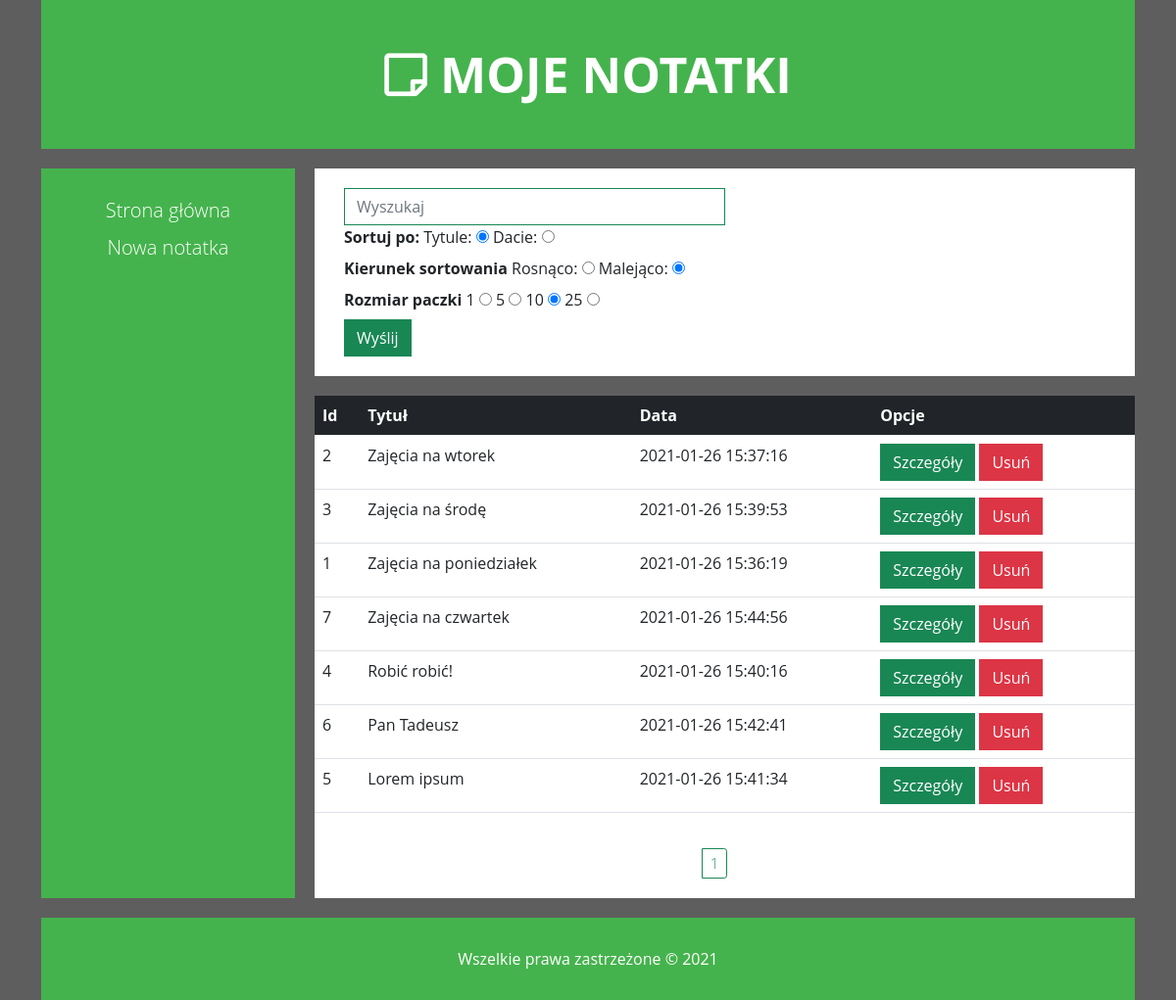
The page / on the database its author committed.
### tables this page shows
CREATE TABLE `notes` (
  `id` int(11) NOT NULL,
  `title` varchar(150) NOT NULL,
  `description` text NOT NULL,
  `created` datetime NOT NULL
);

### src/View.php (called while the page is built, shortened)
<?php
class View
{
    public function render(string $page, array $params = []): void
    {
        $params = $this->escape($params);
        require_once("templates/layout.php");
    }
    private function escape(array $params): array
    {
        $clearParams = [];
        foreach ($params as $key => $param) {
            switch (true) {
                case is_array($param):
                    $clearParams[$key] = $this->escape($param);
                    break;
                case is_int($param):
                    $clearParams[$key] = $param;
                    break;
                case $param:
                    $clearParams[$key] = htmlentities($param);
                    break;
                default:
                    $clearParams[$key] = $param;
                    break;
            }
        }
    return $clearParams;
    }
}

### src/Controller/NoteController.php (called while the page is built, shortened)
<?php
class NoteController extends AbstractController
{
    public function listAction(): void
    {
        $phrase = $this->request->getParam('phrase');
        $pageNumber = (int) $this->request->getParam('page', 1);
        $pageSize = (int) $this->request->getParam('pagesize', self::PAGE_SIZE);
        $sortBy = $this->request->getParam('sortby', 'title');
        $sortOrder = $this->request->getParam('sortorder', 'desc');
        if ($phrase) {
            $noteList = $this->noteModel->search($phrase, $pageNumber, $pageSize, $sortBy, $sortOrder);
            $notes = $this->noteModel->searchCount($phrase);
        } else {
            $noteList = $this->noteModel->list($pageNumber, $pageSize, $sortBy, $sortOrder);
            $notes = $this->noteModel->count();
        }
        $this->view->render(
            'list',
            [
                'page' => [
                    'number' => $pageNumber,
                    'size' => $pageSize,
                    'pages' => (int) ceil($notes / $pageSize)
                ],
                'phrase' => $phrase,
                'sort' => ['by' => $sortBy, 'order' => $sortOrder],
                'notes' => $noteList,
                'before' => $this->request->getParam('before'),
                'error' => $this->request->getParam('error')
            ]
        );
    }
}

### src/Controller/AbstractController.php (called while the page is built, shortened)
<?php
abstract class AbstractController
{
    private static array $configuration = [];
    protected Request $request;
    protected View $view;
    public static function initConfiguration(array $configuration): void
    {
        self::$configuration = $configuration;
    }
    public function __construct(Request $request)
    {
        $this->noteModel = new NoteModel(self::$configuration['db']);
        $this->request = $request;
        $this->view = new View();
    }
    final public function run(): void
    {
        try {
            $action = $this->action() . 'Action';
            $this->$action();
        } catch (StorageException $e) {
            $this->view->render('error', ['message' => $e->getMessage()]);
        } catch (NotFoundException $e) {
            $this->redirect('index.php', ['error' => 'noteNotFound']);
        }
    }
    final private function action(): string
    {
        return $this->request->getParam('action', self::DEFAULT_ACTION);
    }
}

### index.php (called while the page is built, shortened)
<?php
spl_autoload_register(function (string $classNamespace) {
    $path = str_replace(['\\', 'App/'], ['/', ''], $classNamespace);
    $path = "src/$path.php";
});
$request = new Request($_GET, $_POST, $_SERVER);
try {
    (new NoteController($request))->run();
} catch (ConfigurationException $e) {
    echo '<h1>Wystąpił błąd w aplikacji</h1>';
    echo 'Problem z applikacją, proszę spróbować za chwilę.';
} catch (AppException $e) {
    echo '<h1>Wystąpił błąd w aplikacji</h1>';
    echo '<h3>' . $e->getMessage() . '</h3>';
} catch (\Throwable $e) {
    echo '<h1>Wystąpił błąd w aplikacji</h1>';
    dump($e);
}

### src/Model/AbstractModel.php (called while the page is built, shortened)
<?php
abstract class AbstractModel
{
    private function createConnection(array $config): void
    {
        $dsn = "mysql:dbname={$config['database']};host={$config['host']}";
        $this->conn = new PDO(
            $dsn,
            $config['user'],
            $config['password'],
            [
                PDO::ATTR_ERRMODE => PDO::ERRMODE_EXCEPTION
            ]
        );
    }
}

### src/Model/NoteModel.php (called while the page is built, shortened)
<?php
class NoteModel extends AbstractModel implements ModelInterface
{
    public function list(
        int $pageNumber,
        int $pageSize,
        string $sortBy,
        string $sortOrder
    ): array {
        return $this->findBy(null, $pageNumber, $pageSize, $sortBy, $sortOrder);
    }
    private function findBy(
        ?string $phrase,
        int $pageNumber,
        int $pageSize,
        string $sortBy,
        string $sortOrder
    ): array {
        try {
            $limit = $pageSize;
            $offset = ($pageNumber - 1) * $pageSize;
            $wherePart = '';
            $query = "
                SELECT id, title, created
                FROM notes
                $wherePart
                ORDER BY $sortBy $sortOrder
                LIMIT $offset, $limit
            ";
            $result = $this->conn->query($query);
            return $result->fetchAll(PDO::FETCH_ASSOC);
        } catch (Throwable $e) {
            throw new StorageException('Nie udało się pobrać notatek', 400, $e);
        }
    }
}

### src/Request.php (called while the page is built, shortened)
<?php
class Request
{
    private array $get = [];
    public function __construct(array $get, array $post, array $server)
    {
        $this->get = $get;
    }
    public function getParam(string $name, $default = null)
    {
        return $this->get[$name] ?? $default;
    }
}

### templates/pages/list.php (the view, shortened to what this page needs)
<?php
    $sort = $params['sort'] ?? [];
    $by = $sort['by'] ?? 'title';
    $order = $sort['order'] ?? 'desc';
    $page = $params['page'] ?? [];
    $size = $page['size'] ?? 10;
    $pages = $page['pages'] ?? 1;
    $phrase = $params['phrase'] ?? null;
?>
<nav class="border-settings">
    <form class="settings-form" action="index.php" method="GET">
        <div>
            <input class="form-control w-50 border-success" type="search" placeholder="Wyszukaj" aria-label="Search" name="phrase" value="<?php echo $phrase ?>">
        </div>
        <div>
            <b>Sortuj po: </b>
            <label>Tytule: <input name="sortby" type="radio" value="title" <?php echo $by === 'title' ? 'checked' : '' ?> /></label>
            <label>Dacie: <input name="sortby" type="radio" value="created" <?php echo $by === 'created' ? 'checked' : '' ?> /></label>
        </div>
        <div class="pt-2">
            <b>Kierunek sortowania </b>
            <label>Rosnąco: <input name="sortorder" type="radio" value="asc" <?php echo $order === 'asc' ? 'checked' : '' ?> /></label>
            <label>Malejąco: <input name="sortorder" type="radio" value="desc" <?php echo $order === 'desc' ? 'checked' : '' ?> /></label>
        </div>
        <div class="pt-2">
            <b>Rozmiar paczki </b>
            <label>1 <input name="pagesize" type="radio" value="1" <?php echo $size === 1 ? 'checked' : '' ?> /></label>
            <label>5 <input name="pagesize" type="radio" value="5" <?php echo $size === 5 ? 'checked' : '' ?> /></label>
            <label>10 <input name="pagesize" type="radio" value="10" <?php echo $size === 10 ? 'checked' : '' ?> /></label>
            <label>25 <input name="pagesize" type="radio" value="25" <?php echo $size === 25 ? 'checked' : '' ?> /></label>
        </div>
        <div class="pt-2">
            <button type="submit" class="btn btn-success">Wyślij</button>
        </div>
    </form>
</nav>
<table class="table">
    <thead class="table-dark">
        <tr>
            <th>Id</th>
            <th>Tytuł</th>
            <th>Data</th>
            <th>Opcje</th>
        </tr>
    </thead>
    <tbody>
        <?php foreach ($params['notes'] ?? [] as $note) : ?>
        <tr>
            <td><?php echo $note['id'] ?></td>
            <td><?php echo $note['title'] ?></td>
            <td><?php echo $note['created'] ?></td>
            <td>
                <a href="?action=show&id=<?php echo $note['id'] ?>">
                    <button type="button" class="btn btn-success">Szczegóły</button>
                </a>
                <a href="?action=delete&id=<?php echo $note['id'] ?>">
                    <button type="button" class="btn btn-danger">Usuń</button>
                </a>
            </td>
        </tr>
        <?php endforeach; ?>
    </tbody>
</table>
<?php $paginationUrl = "&phrase=$phrase&pagesize=$size?sortby=$by&sortorder=$order";?>
<nav aria-label="Page navigation example">
  <ul class="pagination justify-content-center pagination-sm">
    <?php for ($i = 1; $i <= $pages; $i++) : ?> <li>
    <li class="page-item"><a class="page-link" href="?page=<?php echo $i . $paginationUrl ?>"><?php echo $i ?></a></li>
    <?php endfor; ?>
  </ul>
</nav>

### templates/layout.php (shortened to what this page needs)
<!DOCTYPE html>
<html lang="pl">
<head>
    <link rel="stylesheet" href="https://use.fontawesome.com/releases/v5.0.13/css/all.css">
    <link href="https://cdn.jsdelivr.net/npm/bootstrap@5.0.0-beta1/dist/css/bootstrap.min.css" rel="stylesheet">
    <link href="public/style.min.css" rel="stylesheet">
</head>
<body>
    <div class="container">
        <header>
            <h1 class="header"><i class="far fa-sticky-note"></i> Moje notatki</h1></h1>
        </header>
        <main>
            <div class="row">
                <div class="col-3">
                    <nav class="text-center">
                        <ul>
                            <li class="pt-2"><a href="index.php">Strona główna</a></li>
                            <li class="pt-2"><a href="?action=create">Nowa notatka</a></li>
                        </ul>
                    </nav>
                </div>
                <div class="col-9">
                    <?php require_once("templates/pages/$page.php"); ?>
                </div>
            </div>
        </main>
        <footer>
            <div class="footer">
                <p class="text-center">Wszelkie prawa zastrzeżone &copy; 2021</p>
            </div>
        </footer>
    </div>
</body>
</html>

### rows shown on the page
notes: id "2", title "Zajęcia na wtorek", created "2021-01-26 15:37:16"
notes: id "3", title "Zajęcia na środę", created "2021-01-26 15:39:53"
notes: id "1", title "Zajęcia na poniedziałek", created "2021-01-26 15:36:19"
notes: id "7", title "Zajęcia na czwartek", created "2021-01-26 15:44:56"
notes: id "4", title "Robić robić!", created "2021-01-26 15:40:16"
notes: id "6", title "Pan Tadeusz", created "2021-01-26 15:42:41"
notes: id "5", title "Lorem ipsum", created "2021-01-26 15:41:34"
